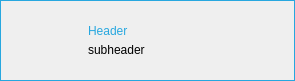
<?xml version="1.0" encoding="UTF-8"?>
<ui version="4.0">
 <class>WaitScreen</class>
 <widget class="QDialog" name="WaitScreen">
  <property name="geometry">
   <rect>
    <x>0</x>
    <y>0</y>
    <width>295</width>
    <height>81</height>
   </rect>
  </property>
  <property name="windowTitle">
   <string>Working on it</string>
  </property>
  <property name="styleSheet">
   <string notr="true">QDialog {
	border: 1px solid rgb(39, 167, 223);
}</string>
  </property>
  <layout class="QHBoxLayout" name="horizontalLayout">
   <property name="leftMargin">
    <number>20</number>
   </property>
   <property name="topMargin">
    <number>5</number>
   </property>
   <property name="bottomMargin">
    <number>5</number>
   </property>
   <item>
    <widget class="QLabel" name="icon">
     <property name="minimumSize">
      <size>
       <width>62</width>
       <height>62</height>
      </size>
     </property>
     <property name="maximumSize">
      <size>
       <width>62</width>
       <height>62</height>
      </size>
     </property>
     <property name="text">
      <string/>
     </property>
     <property name="pixmap">
      <pixmap resource="resources.qrc">:/tk-desktop/wait_screen_icon.png</pixmap>
     </property>
    </widget>
   </item>
   <item>
    <layout class="QVBoxLayout" name="verticalLayout">
     <property name="spacing">
      <number>5</number>
     </property>
     <property name="topMargin">
      <number>0</number>
     </property>
     <property name="bottomMargin">
      <number>0</number>
     </property>
     <item>
      <spacer name="verticalSpacer">
       <property name="orientation">
        <enum>Qt::Vertical</enum>
       </property>
       <property name="sizeHint" stdset="0">
        <size>
         <width>20</width>
         <height>40</height>
        </size>
       </property>
      </spacer>
     </item>
     <item>
      <widget class="QLabel" name="header">
       <property name="styleSheet">
        <string notr="true">color: rgb(39, 167, 223);</string>
       </property>
       <property name="text">
        <string>Header</string>
       </property>
      </widget>
     </item>
     <item>
      <widget class="QLabel" name="subheader">
       <property name="styleSheet">
        <string notr="true">border: none;
background-color: transparent;</string>
       </property>
       <property name="text">
        <string>subheader</string>
       </property>
      </widget>
     </item>
     <item>
      <spacer name="verticalSpacer_2">
       <property name="orientation">
        <enum>Qt::Vertical</enum>
       </property>
       <property name="sizeHint" stdset="0">
        <size>
         <width>20</width>
         <height>40</height>
        </size>
       </property>
      </spacer>
     </item>
    </layout>
   </item>
  </layout>
 </widget>
 <resources>
  <include location="resources.qrc"/>
 </resources>
 <connections/>
</ui>
